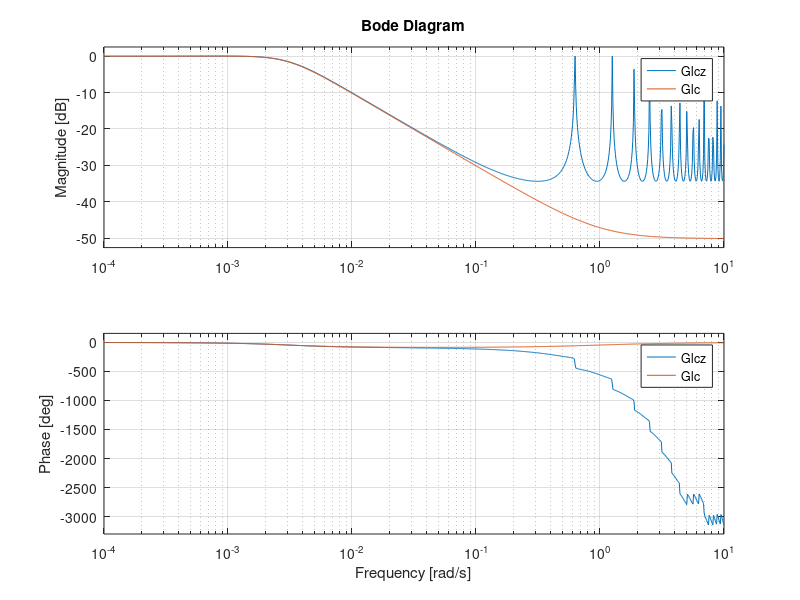

MATLAB code to generate this figure:
s=tf('s');
Gp=1.1835/(1+490.58*s);
Kd=1.289; Kp=1.292; Ki=0.00379; 
Gc=tf([Kd Kp Ki],[1 0]); % Gc=0.0037898*(1+s)*(1+340*s)/s
T=10;    % tr/6 < T < tr/20
Kpz=Kp; Kiz=Ki*T/2; Kdz=Kd/T; 
Gpz=c2d(Gp,T,'zoh');
Gcz=tf([(Kpz+Kiz+Kdz) (-Kpz+Kiz-2*Kdz) Kdz],[1 -1 0],T);
Glaz=Gpz*Gcz; Gla=Gp*Gc;
Glcz=feedback(Glaz,1); Glc=feedback(Gla,1);
step(Gpz,Glcz,Glc)
pause
margin(Glcz)
pause
bode(Glcz,Glc)